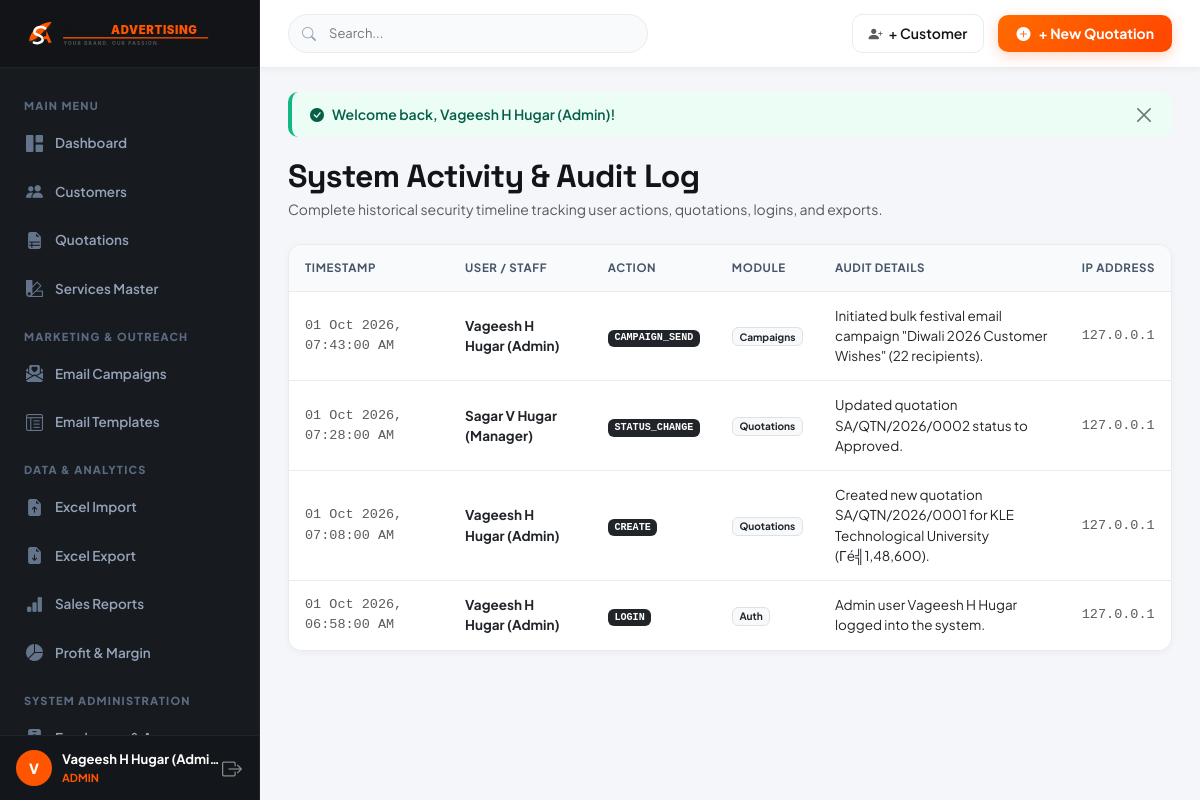
Screenshot of /logs (signed in) with the database file from the repository.
### tables this page shows
CREATE TABLE `activity_logs` (
  `id` int(11) NOT NULL AUTO_INCREMENT,
  `user_id` int(11) DEFAULT NULL,
  `action` varchar(100) NOT NULL,
  `module` varchar(100) NOT NULL,
  `record_id` int(11) DEFAULT NULL,
  `details` text DEFAULT NULL,
  `ip_address` varchar(50) DEFAULT NULL,
  `created_at` datetime DEFAULT current_timestamp(),
  PRIMARY KEY (`id`),
  KEY `idx_act_module` (`module`),
  KEY `idx_act_user` (`user_id`),
  CONSTRAINT `activity_logs_ibfk_1` FOREIGN KEY (`user_id`) REFERENCES `users` (`id`) ON DELETE SET NULL
);

CREATE TABLE `users` (
  `id` int(11) NOT NULL AUTO_INCREMENT,
  `name` varchar(150) NOT NULL,
  `email` varchar(191) NOT NULL,
  `phone` varchar(30) DEFAULT NULL,
  `role` enum('admin','manager','employee') NOT NULL DEFAULT 'employee',
  `department` varchar(100) DEFAULT 'Sales',
  `username` varchar(100) NOT NULL,
  `password_hash` varchar(255) NOT NULL,
  `status` enum('active','inactive') DEFAULT 'active',
  `remember_token` varchar(255) DEFAULT NULL,
  `created_at` datetime DEFAULT current_timestamp(),
  `updated_at` datetime DEFAULT current_timestamp() ON UPDATE current_timestamp(),
  PRIMARY KEY (`id`),
  UNIQUE KEY `email` (`email`),
  UNIQUE KEY `username` (`username`),
  KEY `idx_user_role` (`role`),
  KEY `idx_user_status` (`status`)
);

### backend/core/View.php (called while the page is built, shortened)
<?php
class View {
    public static function render(string $viewPath, array $data = [], string $layout = 'default'): void {
        extract($data, EXTR_SKIP);
        $viewFile = ROOT_PATH . '/views/' . ltrim($viewPath, '/') . '.php';
        require ROOT_PATH . '/views/layouts/header.php';
        require $viewFile;
        require ROOT_PATH . '/views/layouts/footer.php';
    }
}

### backend/core/Controller.php (called while the page is built, shortened)
<?php
require_once ROOT_PATH . '/config/config.php';
require_once ROOT_PATH . '/config/database.php';
require_once __DIR__ . '/View.php';
abstract class Controller {
    protected function view(string $viewPath, array $data = [], string $layout = 'default'): void {
        View::render($viewPath, $data, $layout);
    }
}

### backend/controllers/SettingsController.php (called while the page is built, shortened)
<?php
require_once ROOT_PATH . '/backend/core/Controller.php';
class SettingsController extends Controller {
    public function activityLogs(): void {
        $logs = DB::fetchAll(
            "SELECT a.*, u.name as user_name
             FROM `activity_logs` a
             LEFT JOIN `users` u ON a.user_id = u.id
             ORDER BY a.created_at DESC
             LIMIT 150"
        );
        $this->view('logs/index', ['logs' => $logs]);
    }
}

### index.php (called while the page is built, shortened)
<?php
require_once __DIR__ . '/config/config.php';
App::run();

### config/database.php (called while the page is built, shortened)
<?php
class DB {
    private static ?PDO $instance = null;
    public static function connect(): PDO {
        if (self::$instance === null) {
            $host = getenv('DB_HOST') ?: '127.0.0.1';
            $port = getenv('DB_PORT') ?: '3306';
            $dbname = getenv('DB_NAME') ?: 'sagar_advertising_crm';
            $user = getenv('DB_USER') ?: 'root';
            $pass = getenv('DB_PASS') ?: '';
            try {
                self::$instance = new PDO(
                    "mysql:host={$host};port={$port};dbname={$dbname};charset=utf8mb4",
                    $user,
                    $pass,
                    [
                        PDO::ATTR_ERRMODE            => PDO::ERRMODE_EXCEPTION,
                        PDO::ATTR_DEFAULT_FETCH_MODE => PDO::FETCH_ASSOC,
                        PDO::ATTR_EMULATE_PREPARES   => false,
                    ]
                );
            } catch (PDOException $e) {
                http_response_code(500);
                die("Database Connection Error: " . $e->getMessage());
            }
        }
        return self::$instance;
    }
    public static function query(string $sql, array $params = []): PDOStatement {
        $stmt = self::connect()->prepare($sql);
        $stmt->execute($params);
        return $stmt;
    }
    public static function fetchAll(string $sql, array $params = []): array {
        return self::query($sql, $params)->fetchAll();
    }
}

### config/config.php (called while the page is built, shortened)
<?php
function e(?string $string): string {
    return htmlspecialchars((string)$string, ENT_QUOTES, 'UTF-8');
}

### views/logs/index.php (the view, shortened to what this page needs)
<div class="d-flex flex-column flex-md-row justify-content-between align-items-md-center gap-3 mb-4">
    <div>
        <h2 class="fw-black mb-1" style="font-family: 'Space Grotesk', sans-serif;">System Activity & Audit Log</h2>
        <p class="text-muted mb-0">Complete historical security timeline tracking user actions, quotations, logins, and exports.</p>
    </div>
</div>
<div class="table-brand-wrap">
    <div class="table-responsive">
        <table class="table-brand table">
            <thead>
                <tr>
                    <th style="width: 160px;">Timestamp</th>
                    <th>User / Staff</th>
                    <th>Action</th>
                    <th>Module</th>
                    <th>Audit Details</th>
                    <th>IP Address</th>
                </tr>
            </thead>
            <tbody>
                <?php if (empty($logs)): ?>
                    <tr>
                        <td colspan="6" class="text-center py-5 text-muted">No activity logs recorded yet.</td>
                    </tr>
                <?php else: ?>
                    <?php foreach ($logs as $l): ?>
                    <tr>
                        <td class="small text-muted font-monospace">
                            <?= date('d M Y, h:i:s A', strtotime($l['created_at'])) ?>
                        </td>
                        <td>
                            <div class="fw-bold text-dark"><?= e($l['user_name'] ?? 'System / Anonymous') ?></div>
                        </td>
                        <td>
                            <span class="badge bg-dark font-monospace"><?= e($l['action']) ?></span>
                        </td>
                        <td>
                            <span class="badge bg-light text-dark border"><?= e($l['module']) ?></span>
                        </td>
                        <td class="small text-dark" style="max-width: 400px;">
                            <?= e($l['details']) ?>
                        </td>
                        <td class="small text-muted font-monospace">
                            <?= e($l['ip_address']) ?>
                        </td>
                    </tr>
                    <?php endforeach; ?>
                <?php endif; ?>
            </tbody>
        </table>
    </div>
</div>

### assets/css/brand.css (style rules this page uses)
:root { --brand-orange: #FF5500; --brand-orange-hover: #E64C00; --brand-orange-glow: rgba(255, 85, 0, 0.25); --brand-orange-subtle: #FFF5EE; --brand-dark: #121417; --brand-sidebar: #171A1F; --brand-sidebar-hover: #22262E; --brand-card-bg: #FFFFFF; --brand-bg: #F4F6F9; --brand-border: #E8ECEF; --brand-text-main: #1A1D21; --brand-text-muted: #6C757D; --brand-success: #10B981; --brand-warning: #F59E0B; --brand-danger: #EF4444; --brand-info: #3B82F6; --sidebar-width: 260px; --topbar-height: 68px; --radius-sm: 6px; --radius-md: 10px; --radius-lg: 14px; --shadow-sm: 0 2px 6px rgba(18, 20, 23, 0.04); --shadow-md: 0 8px 24px rgba(18, 20, 23, 0.06); --shadow-lg: 0 16px 36px rgba(18, 20, 23, 0.1); }
body { font-family: 'Plus Jakarta Sans', -apple-system, BlinkMacSystemFont, 'Segoe UI', Roboto, sans-serif; background-color: var(--brand-bg); color: var(--brand-text-main); margin: 0; padding: 0; font-size: 14px; line-height: 1.5; -webkit-font-smoothing: antialiased; }
h1, h2, h3, h4, h5, h6 { color: var(--brand-dark); font-weight: 700; letter-spacing: -0.02em; }

### assets/css/components.css (style rules this page uses)
.table-brand-wrap { background: #FFFFFF; border-radius: var(--radius-lg); border: 1px solid var(--brand-border); overflow: hidden; box-shadow: var(--shadow-sm); }
.table-responsive { -webkit-overflow-scrolling: touch; }
.table-brand { width: 100%; margin-bottom: 0; vertical-align: middle; border-color: var(--brand-border); }
.table-brand thead th { background-color: #F8FAFC; color: #475569; font-size: 11.5px; font-weight: 700; text-transform: uppercase; letter-spacing: 0.6px; padding: 14px 16px; border-bottom: 1px solid var(--brand-border); white-space: nowrap; }
.table-brand tbody td { padding: 14px 16px; font-size: 13.5px; color: var(--brand-text-main); border-bottom: 1px solid var(--brand-border); }
.table-brand tbody tr:last-child td { border-bottom: none; }

### rows the page displays
activity_logs: created_at "01 Oct 2026, 07:43:00 AM", user.name "Vageesh H Hugar (Admin)", action "CAMPAIGN_SEND", module "Campaigns", details "Initiated bulk festival email campaign \"Diwali 2026 Customer Wishes\" (22 recipients).", ip_address "127.0.0.1"
activity_logs: created_at "01 Oct 2026, 07:28:00 AM", user.name "Sagar V Hugar (Manager)", action "STATUS_CHANGE", module "Quotations", details "Updated quotation SA/QTN/2026/0002 status to Approved.", ip_address "127.0.0.1"
activity_logs: created_at "01 Oct 2026, 07:08:00 AM", user.name "Vageesh H Hugar (Admin)", action "CREATE", module "Quotations", details "Created new quotation SA/QTN/2026/0001 for KLE Technological University (Γé╣1,48,600).", ip_address "127.0.0.1"
activity_logs: created_at "01 Oct 2026, 06:58:00 AM", user.name "Vageesh H Hugar (Admin)", action "LOGIN", module "Auth", details "Admin user Vageesh H Hugar logged into the system.", ip_address "127.0.0.1"

### other values shown
substr($currentUser['name'] ?? 'U', 0, 1) "V"
$currentUser['name'] "Vageesh H Hugar (Admin)"
$currentUser['role'] "ADMIN"
$flash['message'] "Welcome back, Vageesh H Hugar (Admin)!"
